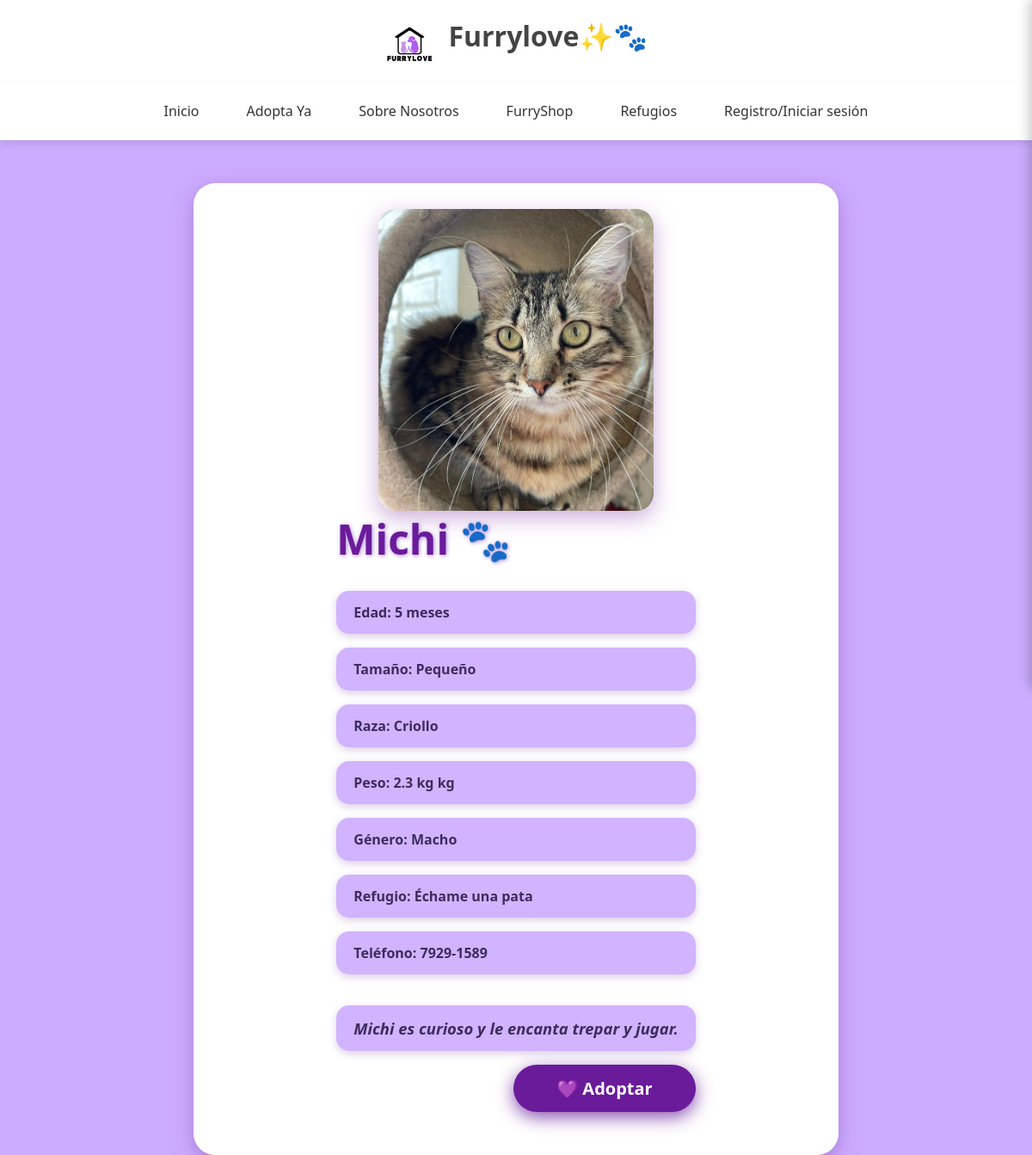
/ver_mas_gatos.php?id=1, run on the app's committed database.
### tables this page shows
CREATE TABLE `gatos` (
  `id_mascota` int(11) NOT NULL,
  `nombre` varchar(50) DEFAULT NULL,
  `genero` enum('Macho','Hembra') DEFAULT NULL,
  `edad` varchar(20) DEFAULT NULL,
  `peso` varchar(10) DEFAULT NULL,
  `raza` varchar(50) DEFAULT NULL,
  `tamaño` enum('Pequeño','Mediano','Grande') DEFAULT NULL,
  `descripcion` text DEFAULT NULL,
  `refugio` varchar(100) DEFAULT NULL,
  `telefono` varchar(20) DEFAULT NULL,
  `imagen_url` varchar(255) DEFAULT NULL
);

### ver_mas_gatos.php (the view, shortened to what this page needs)
<?php
include("conexion.php");
$id = isset($_GET['id']) ? (int) $_GET['id'] : 0;
$sql = "SELECT * FROM gatos WHERE id_mascota = ?";
$stmt = $conexion->prepare($sql);
$stmt->bind_param("i", $id);
$stmt->execute();
$resultado = $stmt->get_result();
?>
<!DOCTYPE html>
<html lang="es">
<head>
    <link rel="stylesheet" href="ver_mas_gatos.css">
    <link rel="stylesheet" href="navbar.css">
</head>
<body>
<div style="text-align: center; padding: 20px; background-color: white;">
  <img src="imagenes/logo.png" alt="Logo FurryFriends" style="height: 50px; vertical-align: middle; margin-right: 10px;">
  <span style="font-size: 32px; color: #444; font-weight: 600;">
     Furrylove✨🐾
  </span>
</div>
<nav>
  <div class="navbar">
    <a href="index.php">Inicio</a>
    <a href="perrosGatos.html">Adopta Ya</a>
    <a href="nosotros.html">Sobre Nosotros</a>
    <a href="furryshop.php">FurryShop</a>
    <a href="refugios.php" class="active-link">Refugios</a>
    <a href="registro.php">Registro/Iniciar sesión</a>
  </div>
</nav>
<?php if ($resultado->num_rows > 0) {
    $mascota = $resultado->fetch_assoc();
?>
    <div class="pet-profile-container">
        <div class="pet-card">
            <img class="pet-image" src="<?php echo htmlspecialchars($mascota['imagen_url']); ?>" alt="Foto de <?php echo htmlspecialchars($mascota['nombre']); ?>">
            <div class="pet-details">
                <h2><?php echo htmlspecialchars($mascota['nombre']); ?> 🐾</h2>
                <p><strong>Edad:</strong> <?php echo htmlspecialchars($mascota['edad']); ?></p>
                <p><strong>Tamaño:</strong> <?php echo htmlspecialchars($mascota['tamaño']); ?></p>
                <p><strong>Raza:</strong> <?php echo htmlspecialchars($mascota['raza']); ?></p>
                <p><strong>Peso:</strong> <?php echo htmlspecialchars($mascota['peso']); ?> kg</p>
                <p><strong>Género:</strong> <?php echo htmlspecialchars($mascota['genero']); ?></p>
                <p><strong>Refugio:</strong> <?php echo htmlspecialchars($mascota['refugio']); ?></p>
                <p><strong>Teléfono:</strong> <?php echo htmlspecialchars($mascota['telefono']); ?></p>
                <p class="pet-description"><?php echo htmlspecialchars($mascota['descripcion']); ?></p>
                <a href= form.html class="adopt-btn">💜 Adoptar</a>
            </div>
        </div>
    </div>
<?php
} else {
    echo "<p>Mascota no encontrada.</p>";
}
?>
</body>
</html>

### ver_mas_gatos.css (style rules this page uses)
* { box-sizing: border-box; margin: 0; padding: 0; }
body { font-family: 'Segoe UI', Tahoma, Geneva, Verdana, sans-serif; background-color: #ccacff; color: #333; }
nav { background-color: #ffffff; padding: 20px 40px; box-shadow: 0 4px 8px rgba(0, 0, 0, 0.1); }
.navbar { display: flex; justify-content: center; gap: 30px; }
.navbar a { text-decoration: none; color: #333; font-weight: 500; padding: 10px 20px; border-radius: 8px; transition: all 0.3s ease; }
.pet-profile-container { max-width: 750px; background-color: #fff; border-radius: 25px; padding: 30px 40px 50px 40px; box-shadow: 0 10px 30px rgba(155, 89, 182, 0.3), 0 6px 15px rgba(102, 51, 153, 0.2); margin: 0 auto; display: flex; gap: 30px; flex-wrap: wrap; justify-content: center; align-items: center; user-select: none; margin-top: 50px; }
.pet-image { max-width: 320px; width: 100%; border-radius: 20px; box-shadow: 0 8px 24px rgba(155, 89, 182, 0.5); object-fit: cover; display: block; margin: 0 auto; transition: none; }
.pet-details { flex: 1 1 350px; display: flex; flex-direction: column; gap: 16px; }
.pet-details h2 { font-size: 3rem; font-weight: 900; color: #6a1b9a; margin-bottom: 12px; text-shadow: 1px 1px 5px #b08ade; }
.pet-details p { background-color: #d1b3ff; border-radius: 15px; padding: 14px 20px; font-weight: 600; color: #3e2c5d; box-shadow: 0 3px 10px rgba(102, 51, 153, 0.25); transition: background-color 0.3s ease; }
.pet-description { font-style: italic; font-size: 1.15rem; margin-top: 20px; padding: 14px 20px; background-color: #e4d9ff; border-radius: 15px; color: #5a3e8c; box-shadow: 0 3px 12px rgba(102, 51, 153, 0.15); }
.adopt-btn { margin-top: auto; align-self: flex-end; padding: 14px 50px; background-color: #6a1b9a; color: white; font-weight: 900; font-size: 1.25rem; border-radius: 50px; text-decoration: none; box-shadow: 0 6px 20px rgba(107, 35, 155, 0.8); transition: background-color 0.3s ease, box-shadow 0.3s ease; user-select: none; }

### navbar.css (style rules this page uses)
nav { background-color: #ffffff; padding: 15px 40px; box-shadow: 0 4px 8px rgba(0,0,0,0.1); display: flex; align-items: center; justify-content: center; position: relative; }
.navbar { display: flex; gap: 25px; align-items: center; }
.navbar a { text-decoration: none; color: #333; font-weight: 500; padding: 8px 15px; border-radius: 6px; transition: all 0.3s ease; }
.navbar a.active-link { background-color: transparent; color: #333; box-shadow: none; }

### data on the page
gatos: imagen_url+nombre (picture), nombre "Michi", edad "5 meses", tamaño "Pequeño", raza "Criollo", peso "2.3 kg", genero "Macho", refugio "Échame una pata", telefono "7929-1589", descripcion "Michi es curioso y le encanta trepar y jugar."
